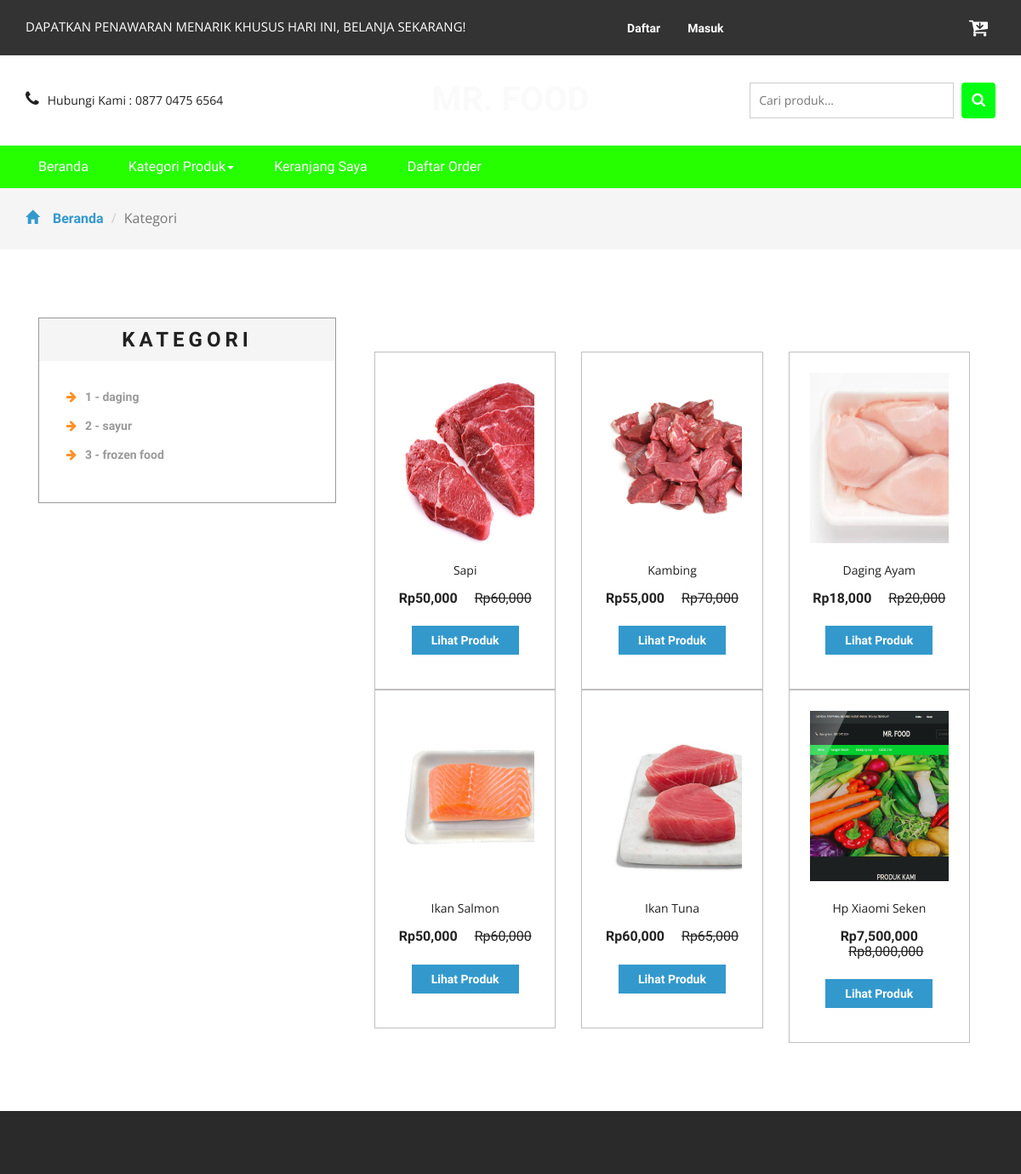
/kategori.php?idkategori=1 (upper part), run on an earlier commit of the app's database.
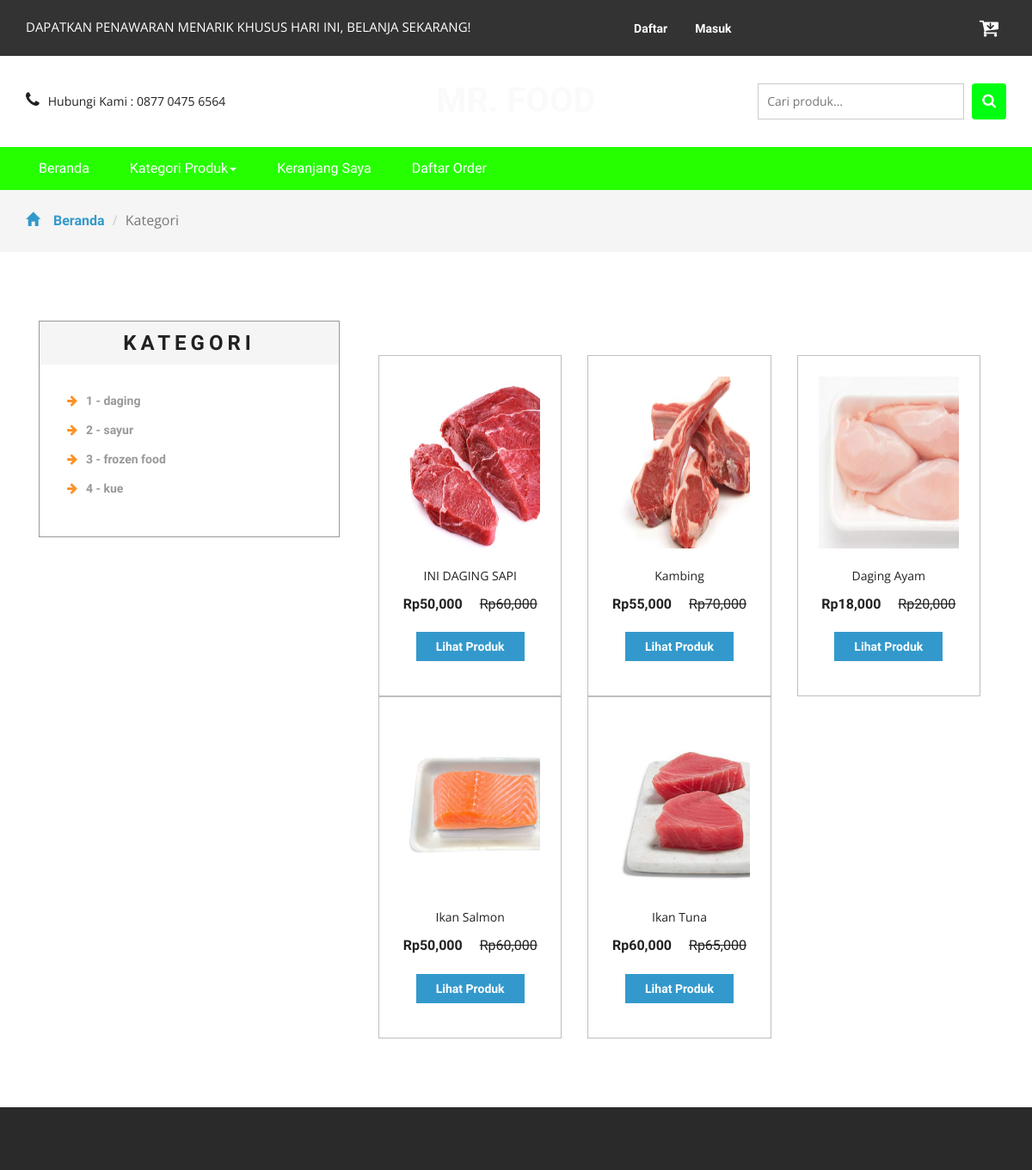
And on a later commit of the database.
### tables this page shows
CREATE TABLE `kategori` (
  `idkategori` int(11) NOT NULL,
  `namakategori` varchar(20) NOT NULL,
  `tgldibuat` timestamp NOT NULL DEFAULT current_timestamp()
);

CREATE TABLE `produk` (
  `idproduk` int(11) NOT NULL,
  `idkategori` int(11) NOT NULL,
  `namaproduk` varchar(30) NOT NULL,
  `gambar` varchar(100) NOT NULL,
  `deskripsi` varchar(200) NOT NULL,
  `rate` int(11) NOT NULL,
  `hargabefore` int(11) NOT NULL,
  `hargaafter` int(11) NOT NULL,
  `tgldibuat` timestamp NOT NULL DEFAULT current_timestamp(),
  `stok` int(11) NOT NULL
);

### kategori.php (the view, shortened to what this page needs)
<?php
include 'dbconnect.php';
$idk = $_GET['idkategori'];
?>
<!DOCTYPE html>
<html>
<head>
<link href="css/bootstrap.css" rel="stylesheet" type="text/css" media="all" />
<link href="css/style.css" rel="stylesheet" type="text/css" media="all" />
<link href="css/font-awesome.css" rel="stylesheet">
</head>
<body>
	<div class="agileits_header">
		<div class="container">
			<div class="w3l_offers">
				<p>DAPATKAN PENAWARAN MENARIK KHUSUS HARI INI, BELANJA SEKARANG!</p>
			</div>
			<div class="agile-login">
				<ul>
				<?php
				if(!isset($_SESSION['log'])){
					echo '
					<li><a href="registered.php"> Daftar</a></li>
					<li><a href="login.php">Masuk</a></li>
					';
				}
				?>
				</ul>
			</div>
			<div class="product_list_header">
					<a href="cart.php"><button class="w3view-cart" type="submit" name="submit" value=""><i class="fa fa-cart-arrow-down" aria-hidden="true"></i></button>
					 </a>
			</div>
			<div class="clearfix"> </div>
		</div>
	</div>
	<div class="logo_products">
		<div class="container">
		<div class="w3ls_logo_products_left1">
				<ul class="phone_email">
					<li><i class="fa fa-phone" aria-hidden="true"></i>Hubungi Kami : 0877 0475 6564</li>
				</ul>
			</div>
			<div class="w3ls_logo_products_left">
				<h1><a href="index.php">Mr. Food</a></h1>
			</div>
		<div class="w3l_search">
			<form action="search.php" method="post">
				<input type="search" name="Search" placeholder="Cari produk...">
				<button type="submit" class="btn btn-default search" aria-label="Left Align">
					<i class="fa fa-search" aria-hidden="true"> </i>
				</button>
			</form>
		</div>
			<div class="clearfix"> </div>
		</div>
	</div>
	<div class="navigation-agileits">
		<div class="container">
			<nav class="navbar navbar-default">
							<div class="collapse navbar-collapse" id="bs-megadropdown-tabs">
								<ul class="nav navbar-nav">
									<li class="active"><a href="index.php" class="act">Beranda</a></li>
									<li class="dropdown">
										<a href="#" class="dropdown-toggle" data-toggle="dropdown">Kategori Produk<b class="caret"></b></a>
									</li>
									<li><a href="cart.php">Keranjang Saya</a></li>
									<li><a href="daftarorder.php">Daftar Order</a></li>
								</ul>
							</div>
							</nav>
			</div>
		</div>
	<div class="breadcrumbs">
		<div class="container">
			<ol class="breadcrumb breadcrumb1 animated wow slideInLeft" data-wow-delay=".5s">
				<li><a href="index.php"><span class="glyphicon glyphicon-home" aria-hidden="true"></span>Beranda</a></li>
				<li class="active">Kategori</li>
			</ol>
		</div>
	</div>
	<div class="products">
		<div class="container">
			<div class="col-md-4 products-left">
				<div class="categories">
					<h2>Kategori</h2>
					<ul class="cate">
						<?php
														$kat=mysqli_query($conn,"SELECT * from kategori order by idkategori ASC");
														while($p=mysqli_fetch_array($kat)){
															?>
														<li><a href="kategori.php?idkategori=<?php echo $p['idkategori'] ?>"><i class="fa fa-arrow-right" aria-hidden="true"></i><?php echo $p['namakategori'] ?></a></li>
														<?php
																	}
														?>
					</ul>
				</div>
			</div>
			<div class="col-md-8 products-right">
				<div class="agile_top_brands_grids">
				<?php
					$brgs=mysqli_query($conn,"SELECT * from produk where idkategori='$idk' order by idproduk ASC");
					$x = mysqli_num_rows($brgs);
					if($x>0){
					while($p=mysqli_fetch_array($brgs)){
					?>
						<div class="col-md-4 top_brand_left">
						<div class="hover14 column">
							<div class="agile_top_brand_left_grid">
								<div class="agile_top_brand_left_grid1">
									<figure>
										<div class="snipcart-item block">
											<div class="snipcart-thumb">
												<a href="product.php?idproduk=<?php echo $p['idproduk'] ?>"><img src="<?php echo $p['gambar']?>" width="200px" height="200px"></a>
												<p><?php echo $p['namaproduk'] ?></p>
												<h4>Rp<?php echo number_format($p['hargaafter']) ?> <span>Rp<?php echo number_format($p['hargabefore']) ?></span></h4>
											</div>
											<div class="snipcart-details top_brand_home_details">
												<fieldset>
													<a href="product.php?idproduk=<?php echo $p['idproduk'] ?>"><input type="submit" class="button" value="Lihat Produk" /></a>
												</fieldset>
											</div>
										</div>
									</figure>
								</div>
							</div>
						</div>
					</div>
						<?php
							}
					} else {
						echo "Data tidak ditemukan";
					}
						?>
						<div class="clearfix"> </div>
				</div>
			</div>
		</div>
	</div>
<div class="footer">
	</div>
<link href="css/skdslider.css" rel="stylesheet">
</body>
</html>

What changed in the data, as far as the page shows it:
removed produk: gambar (picture), namaproduk "Hp Xiaomi Seken", hargaafter "7,500,000", hargabefore "8,000,000"
added kategori: namakategori "4 - kue"
changed produk: namaproduk "Sapi" → "INI DAGING SAPI"
changed produk "Kambing": gambar: a different picture
